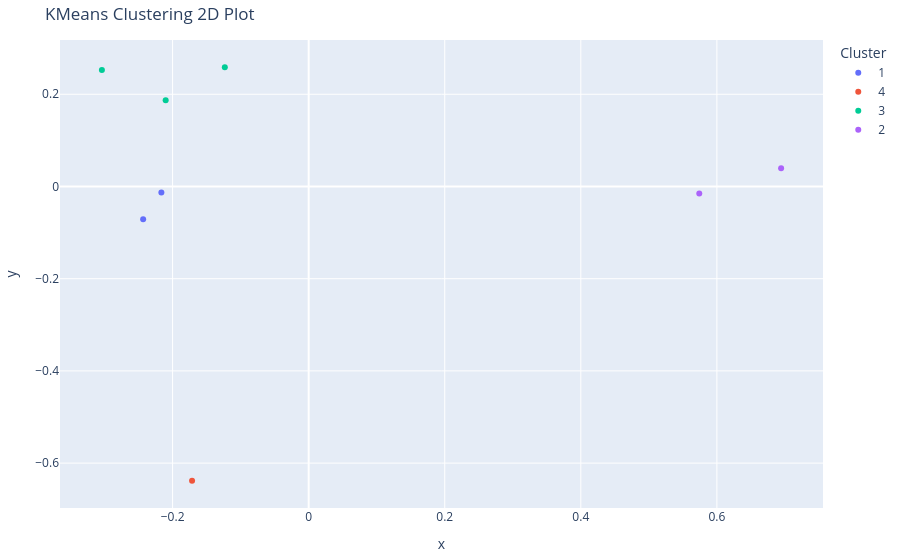

The cell this chart's notebook holds for it:
### Markdown cell above
## Scatter Plots

Scatter plots use represent document clusters as dots in Cartesian space. Each dot is a document, and colors represent clusters.

You can create a two-dimensional scatter plot as shown below:

### Code cell
kmeans.scatter(dim=2, title="KMeans Clustering 2D Plot", show=True)

### Figure 1 — Plotly figure (JSON) as saved in the notebook; plotly's stock layout.template omitted (floating-point values rounded to 4 significant figures)
{"data": [{"hovertemplate": "<b>%{hovertext}</b><br><br>Cluster=1<br>x=%{x}<br>y=%{y}<extra></extra>", "hovertext": ["AI_The_Hermit", "HenryWP_ThePirate_Short"], "legendgroup": "1", "marker": {"color": "#636efa", "symbol": "circle"}, "mode": "markers", "name": "1", "orientation": "v", "showlegend": true, "type": "scatter", "x": [-0.2165, -0.2433], "xaxis": "x", "y": [-0.013, -0.0708], "yaxis": "y"}, {"hovertemplate": "<b>%{hovertext}</b><br><br>Cluster=4<br>x=%{x}<br>y=%{y}<extra></extra>", "hovertext": ["AI_The_Invention"], "legendgroup": "4", "marker": {"color": "#EF553B", "symbol": "circle"}, "mode": "markers", "name": "4", "orientation": "v", "showlegend": true, "type": "scatter", "x": [-0.1714], "xaxis": "x", "y": [-0.6385], "yaxis": "y"}, {"hovertemplate": "<b>%{hovertext}</b><br><br>Cluster=3<br>x=%{x}<br>y=%{y}<extra></extra>", "hovertext": ["HenryWP_ThePirate", "Irving_RipVanWInkle", "Melville_MobyDick"], "legendgroup": "3", "marker": {"color": "#00cc96", "symbol": "circle"}, "mode": "markers", "name": "3", "orientation": "v", "showlegend": true, "type": "scatter", "x": [-0.3039, -0.2102, -0.1233], "xaxis": "x", "y": [0.2527, 0.1868, 0.2588], "yaxis": "y"}, {"hovertemplate": "<b>%{hovertext}</b><br><br>Cluster=2<br>x=%{x}<br>y=%{y}<extra></extra>", "hovertext": ["Lippard_BelOfPrairieEden", "Poe_FallOfHouseUsher_1839"], "legendgroup": "2", "marker": {"color": "#ab63fa", "symbol": "circle"}, "mode": "markers", "name": "2", "orientation": "v", "showlegend": true, "type": "scatter", "x": [0.6944, 0.5741], "xaxis": "x", "y": [0.03932, -0.01535], "yaxis": "y"}], "layout": {"legend": {"title": {"text": "Cluster"}, "tracegroupgap": 0}, "margin": {"b": 10, "l": 12, "r": 10, "t": 40}, "title": {"text": "KMeans Clustering 2D Plot"}, "xaxis": {"anchor": "y", "domain": [0, 1], "title": {"text": "x"}}, "yaxis": {"anchor": "x", "domain": [0, 1], "title": {"text": "y"}}}}
